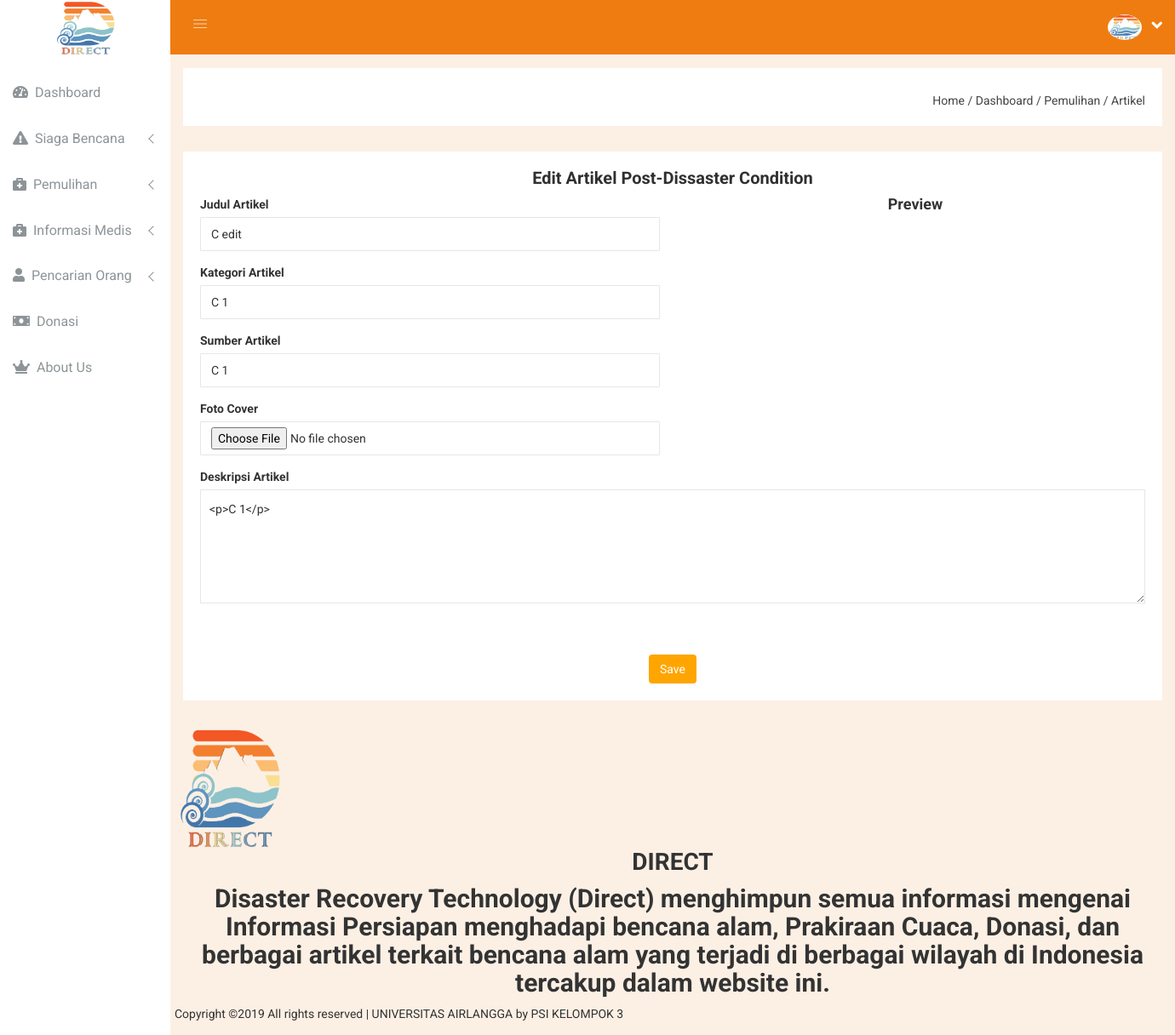
/main.php?module=editArtikelCondition&id=1, run on the app's committed database.
### tables this page shows
CREATE TABLE `artikel_c` (
  `id` int(12) NOT NULL,
  `judul` varchar(36) NOT NULL,
  `sumber` varchar(36) NOT NULL,
  `isi` text NOT NULL,
  `image` varchar(36) NOT NULL,
  `date` datetime NOT NULL DEFAULT CURRENT_TIMESTAMP,
  `kategori` varchar(255) DEFAULT NULL
);

### main.php (called while the page is built, shortened)
<?php
include('module/index.php');
?>

### module/module/editArtikelCondition.php (the view, shortened to what this page needs)
<?php
require('config/db.php');
$id=$_GET['id'];
$row=mysqli_fetch_assoc(mysqli_query($con,"SELECT * FROM artikel_c WHERE id='".$id."'"));
?>
<div class="breadcome-area">
	<div class="container-fluid">
		<div class="row">
			<div class="col-lg-12 col-md-12 col-sm-12 col-xs-12">
				<div class="breadcome-list">
					<div class="row">
						<div class="col-lg-6 col-md-6 col-sm-6 col-xs-12">
						</div>
						<div class="col-lg-6 col-md-6 col-sm-6 col-xs-12">
							<ul class="breadcome-menu">
								<li>
									<a href="?module=dashboard">Home</a>
									<span class="bread-slash">/</span>
								</li>
								<li>
									<span class="bread-blod">Dashboard</span>
									<span class="bread-slash">/</span>
								</li>
								<li>
									<span class="bread-blod">Pemulihan</span>
									<span class="bread-slash">/</span>
								</li>
								<li>
									<a href="?module=artikel-condition">Artikel</a>
								</li>
							</ul>
						</div>
					</div>
				</div>
			</div>
		</div>
	</div>
</div>
<div class="col-lg-12 col-md-12 col-sm-12 col-xs-12">
	<div class="sparkline12-list mt-b-30">
		<div class="sparkline12-hd">
			<div class="main-sparkline12-hd">
				<h1 align="center">Edit Artikel Post-Dissaster Condition</h1>
			</div>
		</div>
		<form action="?module=artikel-condition" method="post" enctype="multipart/form-data">
			<div class="row">
				<div class="col-md-6">
					<div class="form-group">
						<label>Judul Artikel</label>
						<input type="text" class="form-control" name="judul" value="<?php echo $row['judul']; ?>" required="">
					</div>
					<div class="form-group">
						<label>Kategori Artikel</label>
						<input type="text" class="form-control" name="kategori" value="<?php echo $row['kategori']; ?>" required="">
					</div>
					<div class="form-group">
						<label>Sumber Artikel</label>
						<input type="text" class="form-control" name="sumber" value="<?php echo $row['sumber']; ?>" required="">
					</div>
					<div class="form-group">
						<label>Foto Cover</label>
						<input type="file" id="fileEdit" name="fileEdit" class="form-control" >
					</div>
				</div>
				<div class="col-md-6">
					<h4 align="center">Preview</h4>
				</div>
				<div class="col-lg-12">
					<div class="form-group">
						<label>Deskripsi Artikel</label>
						<textarea class="ckeditor" id="ckeditor" name="isi" required=""><?php echo $row['isi']; ?></textarea>
					</div>
				</div>
			</div>
			<br><br>
			<div class="row" align="center">
				<button type="submit" button class="btn btn-theme" name="edit">Save</button>
			</div>
		</form>
	</div>
</div>

### back-end/css/main.css (style rules this page uses)
html { color: #222; font-size: 1em; line-height: 1.4; }
textarea { resize: vertical; }

### module/module/editArtikelCondition.php (style rules this page uses)
button { background-color: orange; border: none; color: white; padding: 15px 25px; text-align: center; font-size: 16px; cursor: pointer; }

### data on the page
artikel_c: judul "C edit", kategori "C 1", sumber "C 1", isi "<p>C 1</p>"
